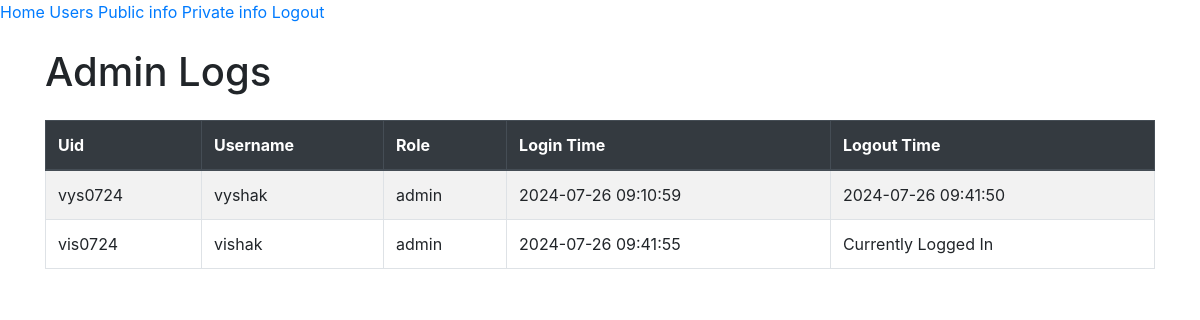
Screenshot of /admin/index (signed in) with the database file from the repository.
### app/models.py (models this page shows)
class AdminLog(db.Model):
    id = db.Column(db.Integer, primary_key=True)
    uid = db.Column(db.String(50), nullable=False)
    username = db.Column(db.String(50), nullable=False)
    role = db.Column(db.String(50), nullable=False)
    login_time = db.Column(db.DateTime, nullable=True)
    logout_time = db.Column(db.DateTime, nullable=True)

### app/routes/admin.py (the view)
@login_required
@admin.route('/')
@admin.route('/index')
def index():
    if not current_user.is_authenticated:
        return redirect(url_for("admin.admin_auth"))
    admin_logs = AdminLog.query.all()
    return render_template('admin/admin_index.html', logs=admin_logs)

### app/__init__.py (called while the page is built)
@login_manager.user_loader
def load_user(uid):
    return User.query.get(uid)

### app/templates/admin/admin_index.html (shortened to what this page needs)
{% extends 'admin/admin_base.html' %}
{% block content %}
<div class="container mt-4">
    <h1 class="mb-4">Admin Logs</h1>
    <table id="admin-logs-table" class="table table-striped table-bordered text-nowrap">
        <thead class="thead-dark">
            <tr>
                <th>Uid</th>
                <th>Username</th>
                <th>Role</th>
                <th>Login Time</th>
                <th>Logout Time</th>
            </tr>
        </thead>
        <tbody>
            {% for log in logs %}
            <tr id="log-{{ log.id }}">
                <td>{{ log.uid }}</td>
                <td>{{ log.username }}</td>
                <td>{{ log.role }}</td>
                <td>{{ log.login_time.strftime('%Y-%m-%d %H:%M:%S') }}</td>
                <td>
                    {% if log.logout_time %}
                        {{ log.logout_time.strftime('%Y-%m-%d %H:%M:%S') }}
                    {% else %}
                        Currently Logged In
                    {% endif %}
                </td>
            </tr>
            {% endfor %}
        </tbody>
    </table>
</div>
{% endblock %}

### rows the page displays
AdminLog: uid "vys0724", username "vyshak", role "admin", login_time "2024-07-26 09:10:59", logout_time "2024-07-26 09:41:50"
AdminLog: uid "vis0724", username "vishak", role "admin", login_time "2024-07-26 09:41:55", shows "Currently Logged In"
